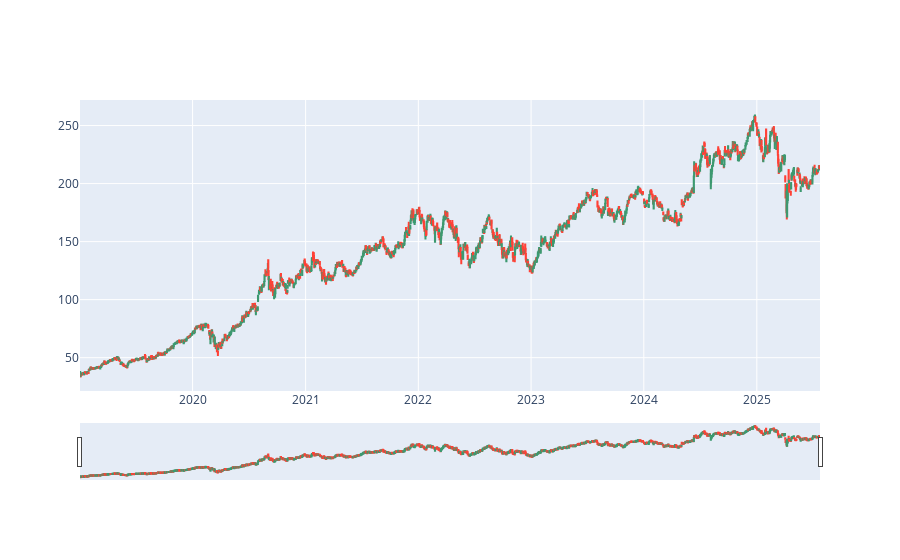

Source (notebook cell):
### Code cell
plot(data)

### Figure 1 — Plotly figure (JSON) as saved in the notebook; plotly's stock layout.template omitted (floating-point values rounded to 4 significant figures; data arrays with more than 128 entries replaced by an {"elided": "..."} marker saying what was removed)
{"data": [{"close": {"elided": "1649 float values"}, "high": {"elided": "1649 float values"}, "low": {"elided": "1649 float values"}, "open": {"elided": "1649 float values"}, "type": "candlestick", "x": {"elided": "1649 str values"}}], "layout": {}}
